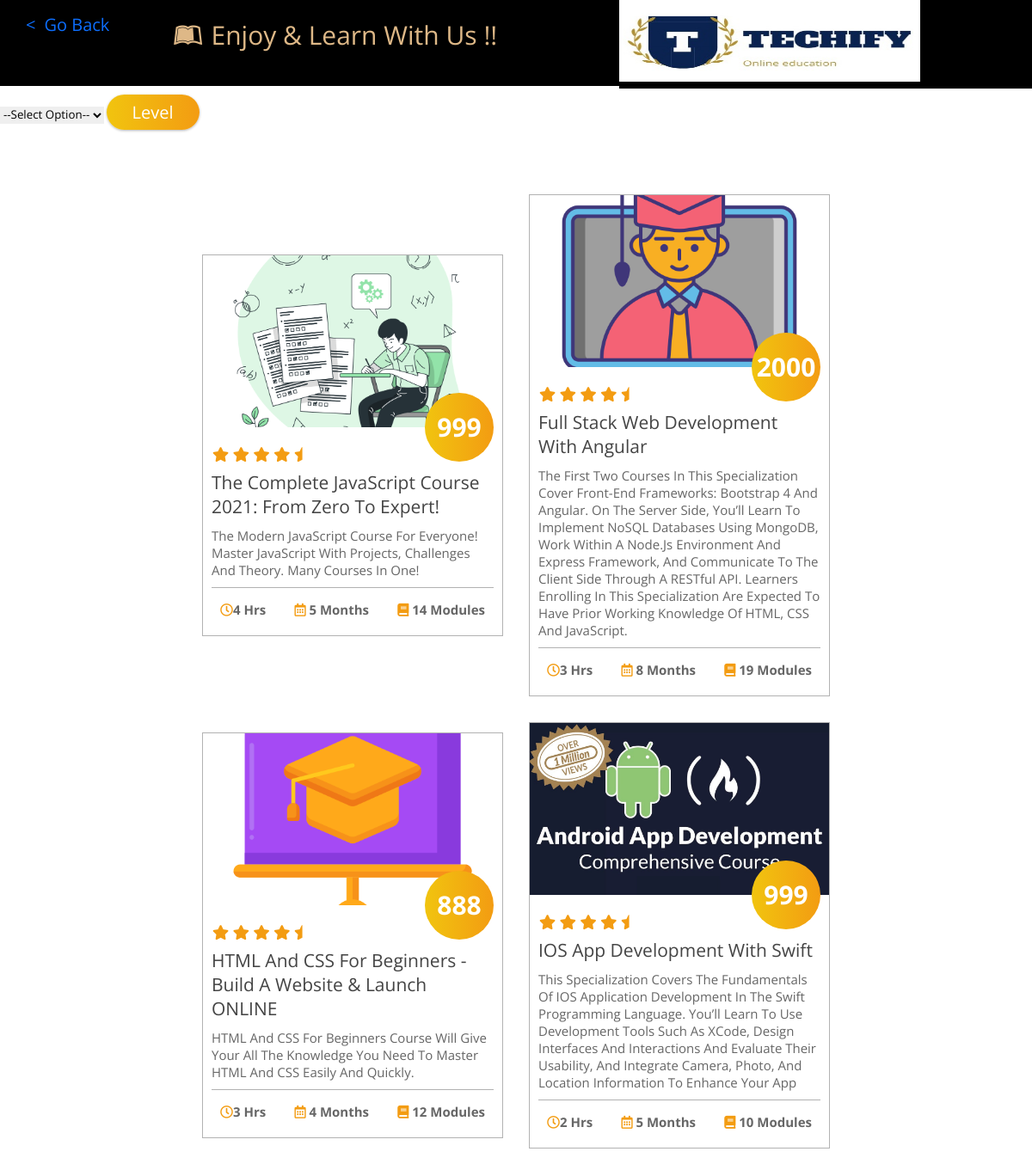
Page /filter.php on the committed database.
### tables this page shows
CREATE TABLE itcourses (
  Course_id int auto_increment ,
  Course_Name varchar(100) NOT NULL,
  Description varchar(2000) NOT NULL,
  Time int(11) NOT NULL,
  Duration int(11) NOT NULL,
  Modules int(11) NOT NULL,
  Price int(11) NOT NULL,
  Category int(5) NOT NULL,
  Complexity varchar(20) NOT NULL,
  course_img varchar(50) NOT NULL,
  Medium varchar(50) NOT NULL,
  Learning varchar(1500) NOT NULL,
  Requirement varchar(500) NOT NULL,
  ins_id int not null,
  primary key(`Course_id`)
);

### filter.php (the view, shortened to what this page needs)
<!DOCTYPE html>
<html lang="en">
<head>
    <link rel="stylesheet" href="https://cdnjs.cloudflare.com/ajax/libs/font-awesome/5.15.2/css/all.min.css">
    <link rel="stylesheet" href="DCSS/coursecatstyle.css">
</head>
<body>
    <div class="contain32">
        <div class="button">
            <a href="category.php">Go Back</a>
        </div>
        <div class="heading32">
            <?php
                echo '<p><i class="fab fa-leanpub"></i>Enjoy & Learn with us !!</p>';
            ?>
        </div>
        <div class="logoT32">
            <img src="Dimages/T.jpeg">
        </div>
    </div>
    <div class="container">
        <div class="row justify-content-center">
            <div class="col-md-12">
                <div class="card mt-5">
                    <div class="card-body">
                        <form action="" method="GET">
                            <div class="row">
                                <div class="col-md-5">
                                    <div class="input-group mb-3">
                                        <select name="level" class="form-control">
                                            <option value="">--Select Option--</option>
                                        </select>
                                        <button type="submit" class="input-group-text btn btn-primary" id="basic-addon2">
                                            Level
                                        </button>
                                    </div>
                                </div>
                            </div>
                        </form>
                    </div>
                </div>
</body>
<section class="course" id="course">
    <div class="box-container">
        <?php
        include "config.php";
        $s = "Low";
        $sql = "SELECT * FROM itcourses
                        WHERE itcourses.Complexity = '{$s}'";
        $result = mysqli_query($conn, $sql) or die("Query Failed.");
        if (mysqli_num_rows($result) > 0) {
            while ($row = mysqli_fetch_assoc($result)) {
        ?>
                <div class="box">
                    <img src="admin/upload/<?php echo $row['course_img']; ?>" alt="">
                    <h3 class="price"> <?php echo $row['Price']; ?></h3>
                    <div class="content">
                        <div class="stars">
                            <i class="fas fa-star"></i>
                            <i class="fas fa-star"></i>
                            <i class="fas fa-star"></i>
                            <i class="fas fa-star"></i>
                            <i class="fas fa-star-half"></i>
                        </div>
                        <a href='coursedetail.php?id=<?php echo $row['Course_id']; ?>' class="title"><?php echo $row['Course_Name']; ?></a>
                        <p><?php echo $row['Description']; ?></p>
                        <div class="info">
                            <h3> <i class="far fa-clock"></i><?php echo $row['Time']; ?> Hrs </h3>
                            <h3> <i class="far fa-calendar-alt"></i> <?php echo $row['Duration']; ?> Months </h3>
                            <h3> <i class="fas fa-book"></i> <?php echo $row['Modules']; ?> Modules </h3>
                        </div>
                    </div>
                </div>
        <?php
            }
        } else {
            echo "<h2>No Record Found.</h2>";
        }
        ?>
    </div>
</section>
</body>
</html>

### DCSS/coursecatstyle.css (style rules this page uses)
:root { --gradient: linear-gradient(90deg, #f1c40f, #f39c12); }
* { font-family: 'Open Sans', sans-serif; margin: 0; padding: 0; box-sizing: border-box; border: none; outline: none; text-decoration: none; text-transform: capitalize; transition: all .2s linear; }
html { font-size: 62.5%; overflow-x: hidden; }
section { min-height: 100vh; padding: 1rem 7%; padding-top: 6rem; }
.btn { padding: .7rem 3rem; font-size: 2rem; color: #fff; background: var(--gradient); border-radius: 5rem; margin-top: 1rem; cursor: pointer; box-shadow: 0 .1rem .3rem rgba(0, 0, 0, .3); position: relative; overflow: hidden; z-index: 0; }
.btn::before { content: ''; position: absolute; top: -1rem; left: -100%; background: #fff9; height: 150%; width: 20%; transform: rotate(25deg); z-index: -1; }
.course .box-container { display: flex; align-items: center; justify-content: center; flex-wrap: wrap; }
.course .box-container .box { width: 35rem; border: .1rem solid rgba(0, 0, 0, .3); position: relative; margin: 1.5rem; }
.course .box-container .box img { height: 20rem; width: 100%; object-fit: cover; }
.course .box-container .box .content { padding: 1rem; }
.course .box-container .box .content .stars i { color: #f39c12; font-size: 1.7rem; padding: 1rem .1rem; }
.course .box-container .box .content .title { color: #444; font-size: 2.1rem; }
.course .box-container .box .content p { padding: 1rem 0; color: #666; font-size: 1.5rem; }
.course .box-container .box .content .info { display: flex; justify-content: space-between; align-items: center; padding-top: .5rem; border-top: .1rem solid rgba(0, 0, 0, .3); }
.course .box-container .box .content .info h3 { font-size: 1.5rem; padding: 1rem; color: #666; }
.course .box-container .box .content .info h3 i { color: #f39c12; }
.course .box-container .box .price { position: absolute; top: 16rem; right: 1rem; height: 8rem; width: 8rem; line-height: 8rem; text-align: center; border-radius: 50%; background: var(--gradient); color: #fff; font-size: 3rem; }

### filter.php (style rules this page uses)
.contain32 { font-family: 'Poppins', sans-serif; height: 100px; background-color: black; width: 100%; }
.contain32 .button { float: left; width: 10%; margin-left: 30px; margin-top: 15px; background-color: black; }
.contain32 .button a { background-color: black; text-decoration: none; font-size: 20px; color: #0d6efd }
.contain32 .button a::before { content: '<'; margin-right: 10px; }
.contain32 .heading32 { text-align: center; float: left; width: 35%; margin-left: 30px; color: burlywood; background-color: black; font-family: 'Permanent Marker', cursive; }
.contain32 .heading32 p { margin-top: 20px; font-size: 30px; background-color: black; }
.contain32 .heading32 p i { margin-right: 10px; background-color: black; }
.contain32 .logoT32 { float: right; width: 40%; margin-top: 0px; background-color: black; }
.logoT32 img { height: 100px; width: 350px; transform: translateY(-5%); background-color: black; }

### rows in the picture
itcourses: course_img (picture), Price "999", Course_Name "The Complete JavaScript Course 2021: From Zero To Expert!", Description "The Modern JavaScript Course For Everyone! Master JavaScript With Projects, Challenges And Theory. Many Courses In One!", Time "4", Duration "5", Modules "14"
itcourses: course_img (picture), Price "2000", Course_Name "Full Stack Web Development With Angular", Description "The First Two Courses In This Specialization Cover Front-End Frameworks: Bootstrap 4 And Angular. On The Server Side, You’ll Learn To Implement NoSQL Databases Using MongoDB, Work Within A Node.js Environment And Express Framework, And Communicate To The Client Side Through A RESTful API. Learners Enrolling In This Specialization Are Expected To Have Prior Working Knowledge Of HTML, CSS And JavaScript.", Time "3", Duration "8", Modules "19"
itcourses: course_img (picture), Price "888", Course_Name "HTML And CSS For Beginners - Build A Website & Launch ONLINE", Description "HTML And CSS For Beginners Course Will Give Your All The Knowledge You Need To Master HTML And CSS Easily And Quickly.", Time "3", Duration "4", Modules "12"
itcourses: course_img (picture), Price "999", Course_Name "IOS App Development With Swift", Description "This Specialization Covers The Fundamentals Of IOS Application Development In The Swift Programming Language. You’ll Learn To Use Development Tools Such As XCode, Design Interfaces And Interactions And Evaluate Their Usability, And Integrate Camera, Photo, And Location Information To Enhance Your App", Time "2", Duration "5", Modules "10"
